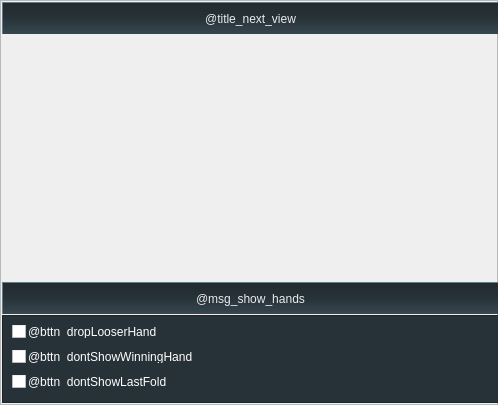
      <widget class="QFrame" name="right_part">
       <property name="minimumSize">
        <size>
         <width>498</width>
         <height>402</height>
        </size>
       </property>
       <property name="maximumSize">
        <size>
         <width>498</width>
         <height>422</height>
        </size>
       </property>
       <property name="styleSheet">
        <string notr="true">QFrame#right_part {
    border: 1px solid #191919;
}</string>
       </property>
       <property name="frameShape">
        <enum>QFrame::StyledPanel</enum>
       </property>
       <property name="frameShadow">
        <enum>QFrame::Raised</enum>
       </property>
       <layout class="QVBoxLayout" name="verticalLayout_3" stretch="0,0,0,1">
        <property name="spacing">
         <number>1</number>
        </property>
        <property name="leftMargin">
         <number>1</number>
        </property>
        <property name="topMargin">
         <number>1</number>
        </property>
        <property name="rightMargin">
         <number>1</number>
        </property>
        <property name="bottomMargin">
         <number>1</number>
        </property>
        <item alignment="Qt::AlignTop">
         <widget class="QLabel" name="title_next_view">
          <property name="minimumSize">
           <size>
            <width>498</width>
            <height>32</height>
           </size>
          </property>
          <property name="maximumSize">
           <size>
            <width>498</width>
            <height>32</height>
           </size>
          </property>
          <property name="styleSheet">
           <string notr="true">QLabel {
	background-color: qlineargradient(spread:pad, x1:0, y1:1, x2:0, y2:0, stop:0 rgba(55, 71, 79, 255), stop:0.5 rgba(38, 50, 56, 255), stop:1 rgba(34, 42, 48, 255));
border: 1px solid #677b86;
border-left color: #455962;
border-right: 2px solid qlineargradient(spread:pad, x1:0, y1:0, x2:1, y2:0, stop:0 rgba(49, 61, 66, 255), stop:0.499 rgba(49, 61, 66, 255), stop:0.501 rgba(55, 71, 79, 255), stop:1 rgba(55, 71, 79, 255));
border-bottom: none;
color: #e9ecf1;
font: 600 18px &quot;Arial Rounded MT Bold&quot;;
}</string>
          </property>
          <property name="text">
           <string>@title_next_view</string>
          </property>
          <property name="alignment">
           <set>Qt::AlignCenter</set>
          </property>
         </widget>
        </item>
        <item alignment="Qt::AlignTop">
         <widget class="GameTablePreview" name="preview_next">
          <property name="minimumSize">
           <size>
            <width>498</width>
            <height>246</height>
           </size>
          </property>
          <property name="maximumSize">
           <size>
            <width>498</width>
            <height>246</height>
           </size>
          </property>
          <property name="styleSheet">
           <string notr="true">QLabel {
	background-color: qlineargradient(spread:pad, x1:0, y1:1, x2:0, y2:0, stop:0 rgba(55, 71, 79, 255), stop:0.5 rgba(38, 50, 56, 255), stop:1 rgba(34, 42, 48, 255));
border: 1px solid #455a64;
}</string>
          </property>
         </widget>
        </item>
        <item alignment="Qt::AlignTop">
         <widget class="QLabel" name="msg_show_hands">
          <property name="minimumSize">
           <size>
            <width>498</width>
            <height>32</height>
           </size>
          </property>
          <property name="maximumSize">
           <size>
            <width>498</width>
            <height>32</height>
           </size>
          </property>
          <property name="styleSheet">
           <string notr="true">QLabel {
	background-color: qlineargradient(spread:pad, x1:0, y1:1, x2:0, y2:0, stop:0 rgba(55, 71, 79, 255), stop:0.5 rgba(38, 50, 56, 255), stop:1 rgba(34, 42, 48, 255));
border: 1px solid #677b86;
border-left color: #455962;
border-right: 2px solid qlineargradient(spread:pad, x1:0, y1:0, x2:1, y2:0, stop:0 rgba(49, 61, 66, 255), stop:0.499 rgba(49, 61, 66, 255), stop:0.501 rgba(55, 71, 79, 255), stop:1 rgba(55, 71, 79, 255));
border-bottom: none;
color: #e9ecf1;
font: 600 18px &quot;Arial Rounded MT Bold&quot;;
}</string>
          </property>
          <property name="text">
           <string>@msg_show_hands</string>
          </property>
          <property name="alignment">
           <set>Qt::AlignCenter</set>
          </property>
         </widget>
        </item>
        <item alignment="Qt::AlignTop">
         <widget class="QFrame" name="frame_3">
          <property name="minimumSize">
           <size>
            <width>498</width>
            <height>88</height>
           </size>
          </property>
          <property name="maximumSize">
           <size>
            <width>498</width>
            <height>88</height>
           </size>
          </property>
          <property name="styleSheet">
           <string notr="true">QFrame {
    background-color: #263238;
    border-left: 1px solid #455964;
}
QCheckBox {
	font: 12px &quot;Arial Rounded MT Bold&quot;;
color: #ffffff;
padding-bottom: 11px;
spacing: 2px;
}
QCheckBox::indicator {
    border: 1px solid rgba(25, 25, 25,2);
    border-radius: 3px;
    width: 18px;
	height: 18px;
    background-repeat: no-repeat;
    background-position: top left;
    background-attachment: fixed;
    
    
	background-image: url(:/textures/game/settingsCheckBox.png);
    subcontrol-origin: border;
    subcontrol-position: left top;
}

QCheckBox::indicator:hover {
    background-position: center;
}
QCheckBox::indicator:pressed {
    background-position: right;
}

QCheckBox::indicator:checked {
	image: url(:/textures/game/icon_check_green.png);
}

QCheckBox::indicator:checked:pressed {
	image: url(:/textures/game/icon_check_pressed.png);
}</string>
          </property>
          <property name="frameShape">
           <enum>QFrame::StyledPanel</enum>
          </property>
          <property name="frameShadow">
           <enum>QFrame::Raised</enum>
          </property>
          <layout class="QVBoxLayout" name="verticalLayout_5">
           <item>
            <widget class="QCheckBox" name="bttn_dropLooserHand">
             <property name="minimumSize">
              <size>
               <width>0</width>
               <height>24</height>
              </size>
             </property>
             <property name="maximumSize">
              <size>
               <width>16777215</width>
               <height>24</height>
              </size>
             </property>
             <property name="styleSheet">
              <string notr="true"/>
             </property>
             <property name="text">
              <string>@bttn_dropLooserHand</string>
             </property>
             <attribute name="buttonGroup">
              <string notr="true">bttnGrp_flags</string>
             </attribute>
            </widget>
           </item>
           <item>
            <widget class="QCheckBox" name="bttn_dontShowWinningHand">
             <property name="minimumSize">
              <size>
               <width>0</width>
               <height>24</height>
              </size>
             </property>
             <property name="maximumSize">
              <size>
               <width>16777215</width>
               <height>24</height>
              </size>
             </property>
             <property name="text">
              <string>@bttn_dontShowWinningHand</string>
             </property>
             <attribute name="buttonGroup">
              <string notr="true">bttnGrp_flags</string>
             </attribute>
            </widget>
           </item>
           <item>
            <widget class="QCheckBox" name="bttn_dontShowLastFold">
             <property name="minimumSize">
              <size>
               <width>0</width>
               <height>24</height>
              </size>
             </property>
             <property name="maximumSize">
              <size>
               <width>16777215</width>
               <height>24</height>
              </size>
             </property>
             <property name="text">
              <string>@bttn_dontShowLastFold</string>
             </property>
             <attribute name="buttonGroup">
              <string notr="true">bttnGrp_flags</string>
             </attribute>
            </widget>
           </item>
          </layout>
         </widget>
        </item>
       </layout>
      </widget>
